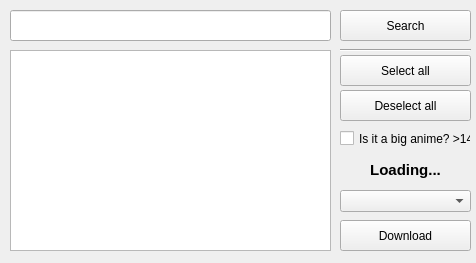
<?xml version="1.0" encoding="UTF-8"?>
<ui version="4.0">
 <class>MainWindow</class>
 <widget class="QMainWindow" name="MainWindow">
  <property name="geometry">
   <rect>
    <x>0</x>
    <y>0</y>
    <width>476</width>
    <height>263</height>
   </rect>
  </property>
  <property name="windowTitle">
   <string>HS: Downloader</string>
  </property>
  <widget class="QWidget" name="centralwidget">
   <widget class="QPushButton" name="searchButton">
    <property name="geometry">
     <rect>
      <x>340</x>
      <y>10</y>
      <width>131</width>
      <height>31</height>
     </rect>
    </property>
    <property name="text">
     <string>Search</string>
    </property>
   </widget>
   <widget class="QPushButton" name="selectAll">
    <property name="geometry">
     <rect>
      <x>340</x>
      <y>55</y>
      <width>131</width>
      <height>31</height>
     </rect>
    </property>
    <property name="text">
     <string>Select all</string>
    </property>
   </widget>
   <widget class="QPushButton" name="deselectAll">
    <property name="geometry">
     <rect>
      <x>340</x>
      <y>90</y>
      <width>131</width>
      <height>31</height>
     </rect>
    </property>
    <property name="text">
     <string>Deselect all</string>
    </property>
   </widget>
   <widget class="Line" name="line">
    <property name="geometry">
     <rect>
      <x>340</x>
      <y>35</y>
      <width>131</width>
      <height>31</height>
     </rect>
    </property>
    <property name="orientation">
     <enum>Qt::Horizontal</enum>
    </property>
   </widget>
   <widget class="QPushButton" name="downloadButton">
    <property name="geometry">
     <rect>
      <x>340</x>
      <y>220</y>
      <width>131</width>
      <height>31</height>
     </rect>
    </property>
    <property name="text">
     <string>Download</string>
    </property>
   </widget>
   <widget class="QListWidget" name="animeView">
    <property name="geometry">
     <rect>
      <x>10</x>
      <y>50</y>
      <width>321</width>
      <height>201</height>
     </rect>
    </property>
   </widget>
   <widget class="QLineEdit" name="searchField">
    <property name="geometry">
     <rect>
      <x>10</x>
      <y>10</y>
      <width>321</width>
      <height>31</height>
     </rect>
    </property>
   </widget>
   <widget class="QLabel" name="loadingStatus">
    <property name="enabled">
     <bool>true</bool>
    </property>
    <property name="geometry">
     <rect>
      <x>340</x>
      <y>160</y>
      <width>131</width>
      <height>20</height>
     </rect>
    </property>
    <property name="font">
     <font>
      <family>Segoe UI</family>
      <pointsize>11</pointsize>
      <weight>75</weight>
      <bold>true</bold>
     </font>
    </property>
    <property name="text">
     <string>Loading...</string>
    </property>
    <property name="alignment">
     <set>Qt::AlignCenter</set>
    </property>
   </widget>
   <widget class="QComboBox" name="selectQuality">
    <property name="geometry">
     <rect>
      <x>340</x>
      <y>190</y>
      <width>131</width>
      <height>22</height>
     </rect>
    </property>
   </widget>
   <widget class="QCheckBox" name="intellTurn">
    <property name="geometry">
     <rect>
      <x>340</x>
      <y>130</y>
      <width>131</width>
      <height>17</height>
     </rect>
    </property>
    <property name="text">
     <string>Is it a big anime? &gt;144</string>
    </property>
   </widget>
  </widget>
 </widget>
 <resources/>
 <connections/>
</ui>
